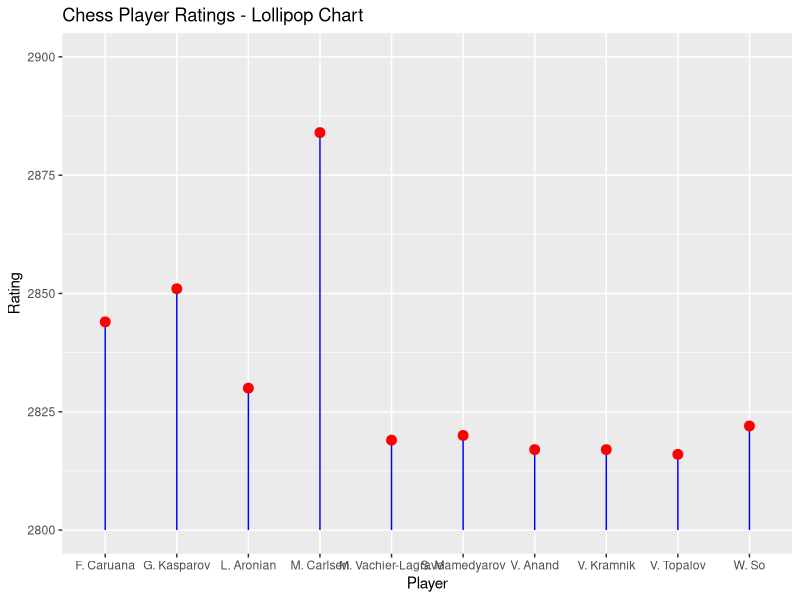

Write the R code that produced this figure.
library(ggplot2)

data <- read.table("satranc.txt", header = FALSE, col.names = c("Names", "Surnames", "Ratings"))

data$Player <- paste(data$Names, data$Surnames)

ggplot(data, aes(x = Player, y = Ratings)) +
  geom_segment(aes(x = Player, xend = Player, y = 2800, yend = Ratings), color = "blue") +
  geom_point(color = "red", size = 3) +
  coord_flip() +
  coord_cartesian(ylim = c(2800, 2900)) +
  labs(title = "Chess Player Ratings - Lollipop Chart",
       x = "Player",
       y = "Rating")

